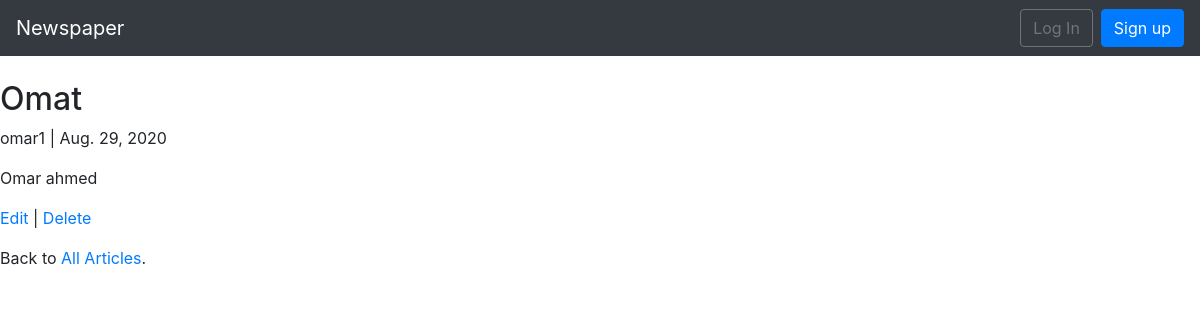
The page /articles/5/ on the database its author committed.
### articles/models.py (models this page shows, shortened)
class Article(models.Model):
    title = models.CharField(max_length=225)
    body = models.TextField()
    date = models.DateField(auto_now_add=True)
    author = models.ForeignKey(get_user_model(), on_delete=models.CASCADE, null=True )

### users/models.py (models this page shows)
class CustomUser(AbstractUser):
    age = models.PositiveIntegerField(null=True, blank=True)

### articles/views.py (the view)
# urls.py: path("<int:pk>/", ArticleDetailView.as_view(), name="article_detail"),
class ArticleDetailView(DetailView):
    model = Article
    template_name = "article_detail.html"

### templates/article_detail.html
{% extends 'base.html' %}
{% block content %}
    <div class="article-entry">
        <h2>{{ object.title }}</h2>
        <p>{{ object.author}} | {{ object.date }}</p>
        <p>{{ object.body }}</p>
    </div>
    <p><a href="{% url 'article_edit' article.pk %}">Edit</a> |
        <a href="{% url 'article_delete' article.pk %}">Delete</a>
    </p>
    <p>Back to <a href="{% url 'article_list' %}">All Articles</a>.</p>
{% endblock content %}

### rows shown on the page
Article: title "Omat", author "omar1", date "Aug. 29, 2020", body "Omar ahmed"
